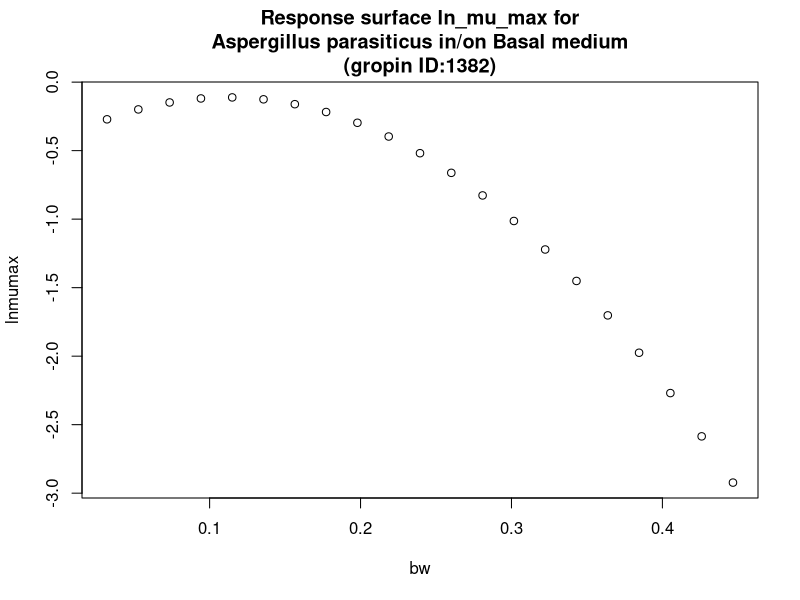

This chart was generated by the following R code:
#############################
# start of Parameter script
#############################
bw <- seq(0.032032,0.446753246753247,length.out=21)
#############################
# end of Parameter script
#############################
############################# 
# start of Model script Gropin ID 1382 
#############################
 
# constant coefficients for this model
 
variables <- data.frame(bw)
argumentsPar <- unique.data.frame(expand.grid(variables))
 
# heart of the model
response_surface <- function(bw) {
   mumax <-(-0.4256+5.615*bw-25.08*bw^2)

	return(mumax=mumax)
} 

# output parameters
responseSurface <- cbind(argumentsPar,response_surface(argumentsPar['bw']))
colnames(responseSurface) <- c(colnames(argumentsPar),'lnmumax')
#############################
# End of Model script
#############################
############################# 
# start of Visualisation script Gropin ID 1382 
#############################
titleText <-'Response surface ln_mu_max for
Aspergillus parasiticus in/on Basal medium
(gropin ID:1382)'
plot(bw,responseSurface$'lnmumax',xlab='bw',
                          ylab='lnmumax',main=titleText)
#############################
# End of Visualisation script
#############################
